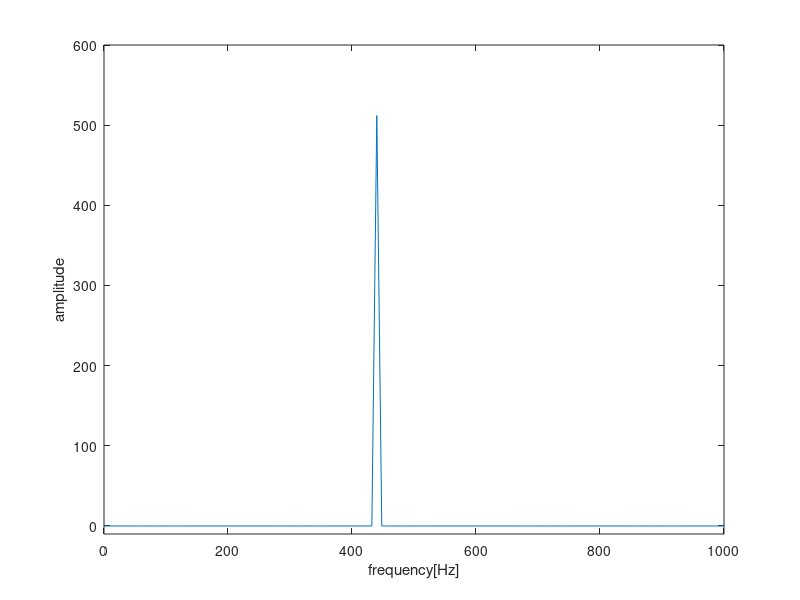

The MATLAB source for this figure:
clear;

Fs = 8192;
t = (0:(Fs-1)) / Fs;
f = 440;
fs = (-Fs/2 : Fs/1024 : (Fs/2) - Fs/1024);
y = sin(2*pi*f*t);

fft_y = fft(y,1024);
ln = length(abs(fftshift(fft(y))));
fft_ys = fftshift(fft_y);
fft_ys = abs(fft_ys);
fig0 = figure;
plot(fs,fft_ys);
xlabel('frequency[Hz]');
ylabel('amplitude');
axis([0 1000 -10 600]);
exportgraphics(fig0,'../Figures/02_01.pdf','ContentType','vector');
